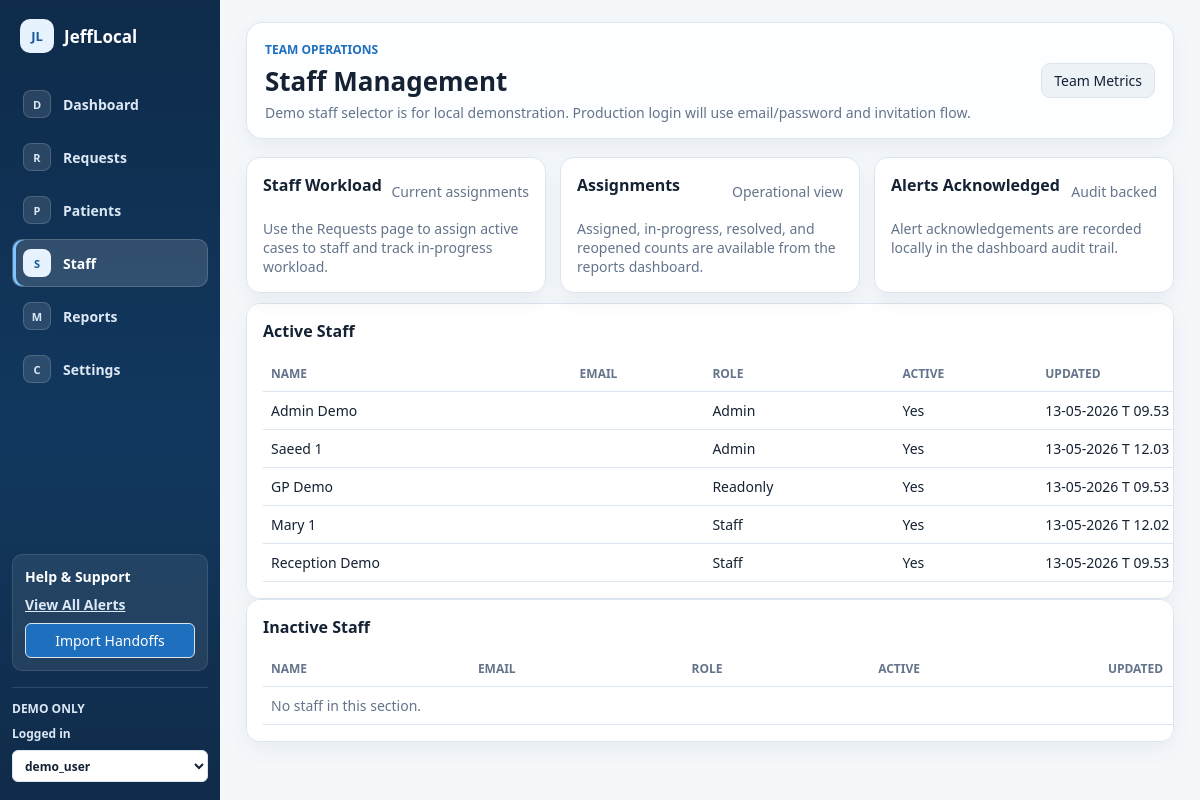
Screenshot of /staff with the database file from the repository.
### tables this page shows
CREATE TABLE staff_users (
            id INTEGER PRIMARY KEY AUTOINCREMENT,
            display_name TEXT NOT NULL,
            email TEXT,
            role TEXT NOT NULL CHECK(role IN ('admin', 'staff', 'readonly')),
            demo_pin_hash TEXT,
            active INTEGER NOT NULL DEFAULT 1,
            created_at TEXT NOT NULL,
            updated_at TEXT NOT NULL
        );

### app/main.py (the view)
@app.get("/staff")
def staff_page(request: Request) -> Any:
    ensure_ready()
    with connect() as conn:
        current_staff = current_staff_from_request(request, conn)
        staff_users = get_staff_users(conn, active_only=False)
        invitation_rows = conn.execute(
            """
            SELECT invitations.id, invitations.email, invitations.role, invitations.status,
                   invitations.created_at, invitations.expires_at, invitations.cancelled_at,
                   staff.display_name AS invited_by
            FROM staff_invitations AS invitations
            LEFT JOIN staff_users AS staff ON staff.id = invitations.invited_by_staff_id
            ORDER BY invitations.created_at DESC, invitations.id DESC
            """
        ).fetchall()
    return templates.TemplateResponse(
        request,
        "staff.html",
        {
            "current_staff": current_staff,
            "staff_users": staff_users,
            "active_staff_users": [staff for staff in staff_users if staff.get("active")],
            "inactive_staff_users": [staff for staff in staff_users if not staff.get("active")],
            "invitations": [row_to_dict(row) for row in invitation_rows],
            "roles": ["admin", "staff", "readonly"],
            "active_nav": "staff",
            "can_manage_staff": staff_can_manage(current_staff),
        },
    )

### templates/staff.html (shortened to what this page needs)
{% extends "base.html" %}
{% block content %}
<section class="page-head app-header">
  <div>
    <span class="page-kicker">Team operations</span>
    <h1>Staff Management</h1>
    <p class="muted">Demo staff selector is for local demonstration. Production login will use email/password and invitation flow.</p>
  </div>
  <div class="header-actions">
    <a class="button-link secondary-page" href="/reports">Team Metrics</a>
  </div>
</section>
<section class="insight-grid">
  <div class="panel">
    <div class="section-head"><h2>Staff Workload</h2><span class="muted">Current assignments</span></div>
    <p class="muted">Use the Requests page to assign active cases to staff and track in-progress workload.</p>
  </div>
  <div class="panel">
    <div class="section-head"><h2>Assignments</h2><span class="muted">Operational view</span></div>
    <p class="muted">Assigned, in-progress, resolved, and reopened counts are available from the reports dashboard.</p>
  </div>
  <div class="panel">
    <div class="section-head"><h2>Alerts Acknowledged</h2><span class="muted">Audit backed</span></div>
    <p class="muted">Alert acknowledgements are recorded locally in the dashboard audit trail.</p>
  </div>
</section>
{% macro staff_table(title, rows) %}
<section class="panel alert-table-wrap">
  <h2>{{ title }}</h2>
  <table class="alert-table">
    <thead>
      <tr>
        <th>Name</th>
        <th>Email</th>
        <th>Role</th>
        <th>Active</th>
        <th>Updated</th>
      </tr>
    </thead>
    <tbody>
      {% for staff in rows %}
      <tr>
        {% if can_manage_staff %}
        <form method="post" action="/staff/{{ staff.id }}/edit">
          <td><input name="display_name" value="{{ staff.display_name }}" required></td>
          <td><input name="email" type="email" value="{{ staff.email or '' }}"></td>
          <td>
            <select name="role">
              {% for role in roles %}
                <option value="{{ role }}" {% if staff.role == role %}selected{% endif %}>{{ role|title }}</option>
              {% endfor %}
            </select>
          </td>
          <td><label class="check-row"><input type="checkbox" name="active" value="yes" {% if staff.active %}checked{% endif %}> Active</label></td>
          <td>{{ staff.updated_at|display_ts }}</td>
          <td><button type="submit">Save</button></td>
        </form>
        <td>
          {% if staff.active %}
          <form method="post" action="/staff/{{ staff.id }}/deactivate">
            <button type="submit">Deactivate</button>
          </form>
          {% else %}
          <form method="post" action="/staff/{{ staff.id }}/reactivate">
            <button type="submit">Reactivate</button>
          </form>
          {% endif %}
        </td>
        {% else %}
          <td>{{ staff.display_name }}</td>
          <td>{{ staff.email or "" }}</td>
          <td>{{ staff.role|title }}</td>
          <td>{{ "Yes" if staff.active else "No" }}</td>
          <td>{{ staff.updated_at|display_ts }}</td>
        {% endif %}
      </tr>
      {% else %}
      <tr><td colspan="{% if can_manage_staff %}7{% else %}5{% endif %}" class="muted">No staff in this section.</td></tr>
      {% endfor %}
    </tbody>
  </table>
</section>
{% endmacro %}
{{ staff_table("Active Staff", active_staff_users) }}
{{ staff_table("Inactive Staff", inactive_staff_users) }}
{% endblock %}

### templates/base.html (shortened to what this page needs)
<!doctype html>
<html lang="en">
<head>
  <link rel="stylesheet" href="{{ url_for('static', path='/dashboard.css') }}">
</head>
<body>
  <aside class="sidebar" aria-label="JeffLocal navigation">
    <a class="brand sidebar-brand" href="/">
      <span class="brand-mark">JL</span>
      <span>JeffLocal</span>
    </a>
    <nav class="side-nav">
      <a class="nav-link {% if active_nav|default('dashboard') == 'dashboard' %}active{% endif %}" href="/"><span class="nav-icon" aria-hidden="true">D</span><span>Dashboard</span></a>
      <a class="nav-link {% if active_nav|default('') == 'requests' %}active{% endif %}" href="/requests"><span class="nav-icon" aria-hidden="true">R</span><span>Requests</span></a>
      <a class="nav-link {% if active_nav|default('') == 'patients' %}active{% endif %}" href="/patients"><span class="nav-icon" aria-hidden="true">P</span><span>Patients</span></a>
      <a class="nav-link {% if active_nav|default('') == 'staff' %}active{% endif %}" href="/staff"><span class="nav-icon" aria-hidden="true">S</span><span>Staff</span></a>
      <a class="nav-link {% if active_nav|default('') == 'reports' %}active{% endif %}" href="/reports"><span class="nav-icon" aria-hidden="true">M</span><span>Reports</span></a>
      <a class="nav-link {% if active_nav|default('') == 'settings' %}active{% endif %}" href="/settings"><span class="nav-icon" aria-hidden="true">C</span><span>Settings</span></a>
    </nav>
    <div class="side-support">
      <strong>Help &amp; Support</strong>
      <a href="/alerts">View All Alerts</a>
      <form method="post" action="/import">
        <button type="submit">Import Handoffs</button>
      </form>
    </div>
    <div class="side-user">
      {% if staff_users is defined %}
      <form method="post" action="/staff/select" class="staff-picker">
        <span>DEMO ONLY</span>
        <span>Logged in</span>
        <label>
          <select name="staff_id" onchange="this.form.submit()">
            <option value="">demo_user</option>
          </select>
        </label>
      </form>
      {% elif current_staff %}
        <span class="staff-chip">{{ current_staff.display_name }} ({{ current_staff.role }})</span>
      {% endif %}
    </div>
  </aside>
  <main class="app-main">
    {% block content %}{% endblock %}
  </main>
</body>
</html>

### rows the page displays
staff_users: display_name "Admin Demo", role "Admin", active "Yes", updated_at|display_ts "13-05-2026 T 09.53"
staff_users: display_name "Saeed 1", role "Admin", active "Yes", updated_at|display_ts "13-05-2026 T 12.03"
staff_users: display_name "GP Demo", role "Readonly", active "Yes", updated_at|display_ts "13-05-2026 T 09.53"
staff_users: display_name "Mary 1", role "Staff", active "Yes", updated_at|display_ts "13-05-2026 T 12.02"
staff_users: display_name "Reception Demo", role "Staff", active "Yes", updated_at|display_ts "13-05-2026 T 09.53"

### other values shown
{{ title }} "Active Staff Inactive Staff"
